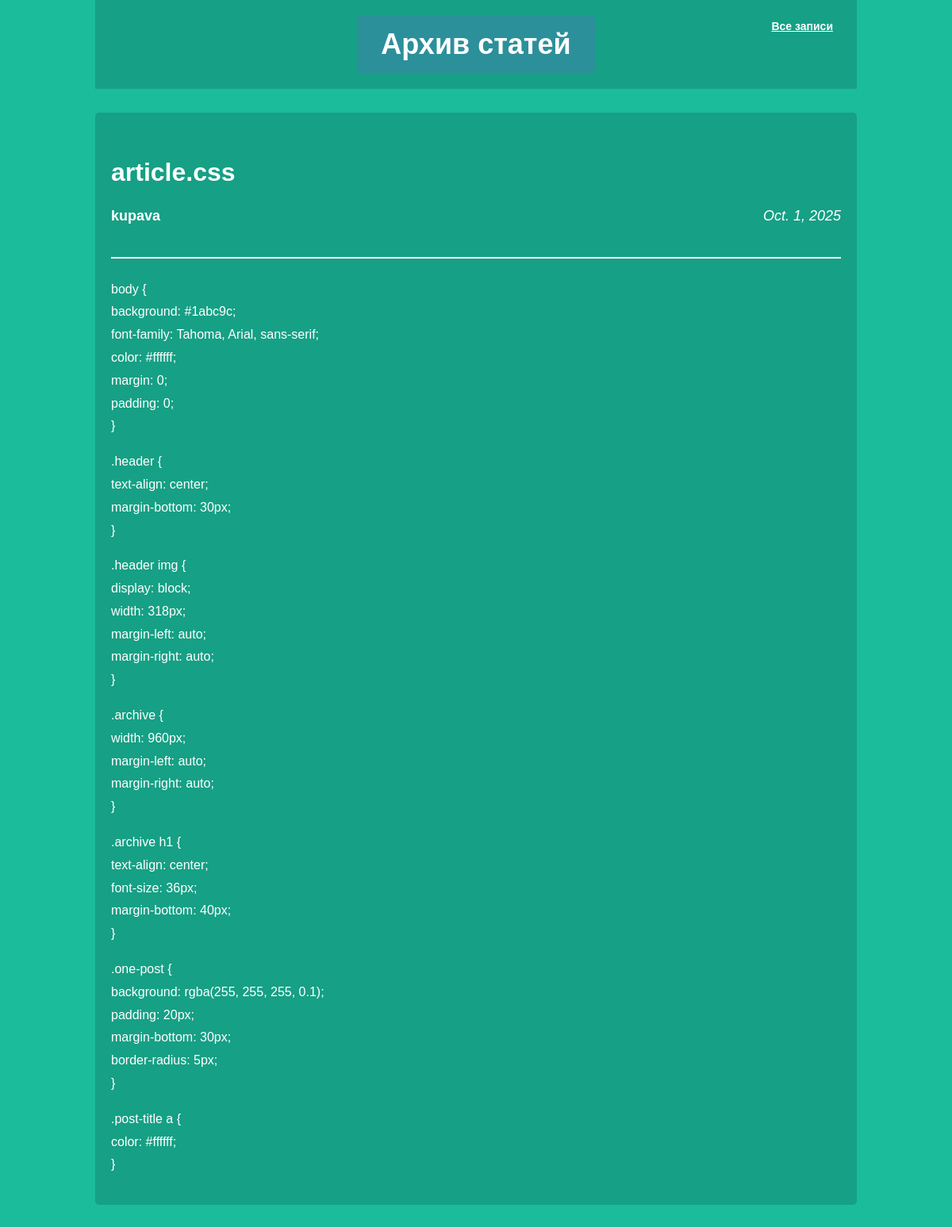
/article/6/, run on the app's committed database.
### articles/models.py (models this page shows, shortened)
class Article(models.Model):
    title = models.CharField(max_length=200)
    author = models.ForeignKey(User, on_delete=models.CASCADE)
    text = models.TextField()
    created_date = models.DateField(auto_now_add=True)

### articles/views.py (the view)
# urls.py: path('article/<int:article_id>/', views.get_article, name='get_article'),
def get_article(request, article_id):
    try:
        post = Article.objects.get(id=article_id)
        return render(request, 'article.html', {"post": post})
    except Article.DoesNotExist:
        raise Http404

### articles/templates/article.html (shortened to what this page needs)
<!DOCTYPE html>
<html>
<head>
    <link rel="stylesheet" href="{{ STATIC_URL }}/static/css/article.css">
</head>
<body class="article">
    <div class="header">
        <a href="{% url 'archive' %}" class="all-posts-link">Все записи</a>
        <h1 class="page-title">Архив статей</h1>
    </div>
    <div class="article-content">
        <div class="article-header">
            <h2 class="article-title">{{ post.title }}</h2>
            <div class="article-meta">
                <div class="article-author-name">{{ post.author.username }}</div>
                <div class="article-created-date">{{ post.created_date }}</div>
            </div>
        </div>
        <div class="article-text-content">
            {{ post.text|linebreaks }}
        </div>
    </div>
</body>
</html>

### articles/static/css/article.css (style rules this page uses)
body { background: #1abc9c; font-family: Tahoma, Arial, sans-serif; color: #ffffff; margin: 0; padding: 0; }
.header { text-align: center; margin-bottom: 30px; position: relative; background-color: #16a085; padding: 20px 0; }
.page-title { color: #ffffff; font-size: 36px; margin: 0 auto; padding: 15px 30px; background-color: #2c909b; display: inline-block; border-radius: 5px; }
.all-posts-link { position: absolute; top: 20px; right: 20px; color: #ffffff; text-decoration: underline; font-size: 14px; padding: 5px 10px; font-weight: bold; }
.article-created-date { width: 50%; float: right; text-align: right; font-style: italic; }
.article { width: 960px; margin-left: auto; margin-right: auto; }
.article-header { border-bottom: 2px solid #ffffff; padding-bottom: 15px; margin-bottom: 25px; }
.article-title { font-size: 32px; margin-bottom: 10px; text-align: left; }
.article-meta { overflow: hidden; margin-bottom: 20px; font-size: 18px; }
.article-author-name { width: 50%; float: left; font-weight: bold; }
.article-content { font-size: 16px; line-height: 1.8; margin-bottom: 30px; text-align: justify; background-color: #16a085; padding: 20px; border-radius: 5px; }

### data on the page
Article: title "article.css", author.username "kupava", created_date "Oct. 1, 2025", text "body { background: #1abc9c; font-family: Tahoma, Arial, sans-serif; color: #ffffff; margin: 0; padding: 0; } .header { text-align: center; margin-bottom: 30px; } .header img { display: block; width: 318px; margin-left: auto; margin-right: auto; } .archive { width: 960px; margin-left: auto; margin-right: auto; } .archive h1 { text-align: center; font-size: 36px; margin-bottom: 40px; } .one-post { background: rgba(255, 255, 255, 0.1); padding: 20px; margin-bottom: 30px; border-radius: 5px; } .post-title a { color: #ffffff; }"
